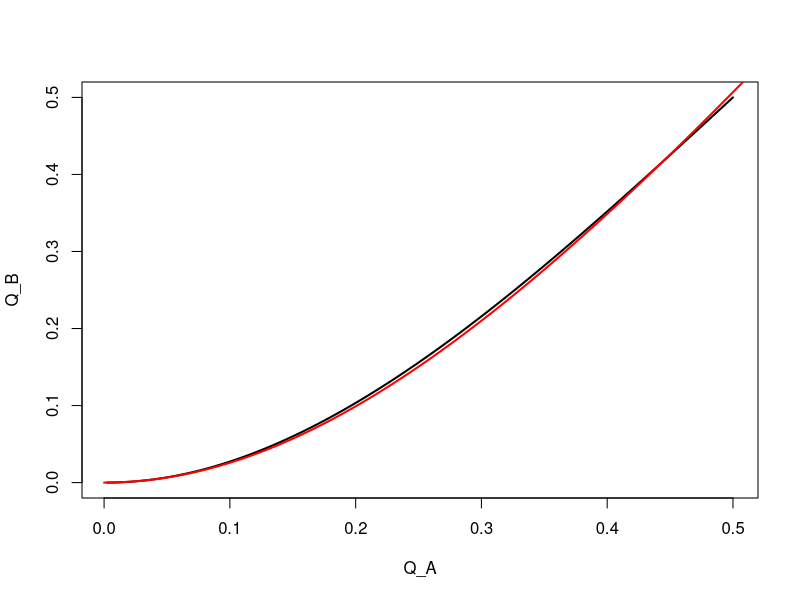
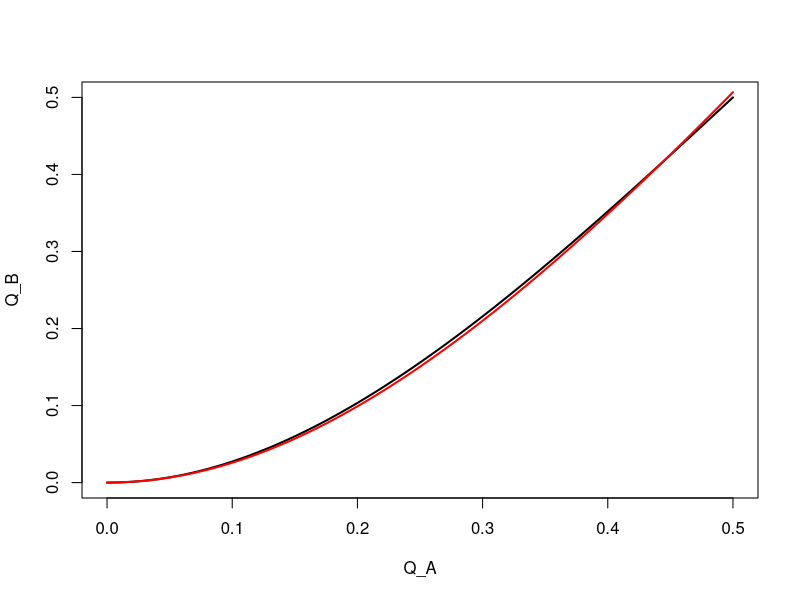
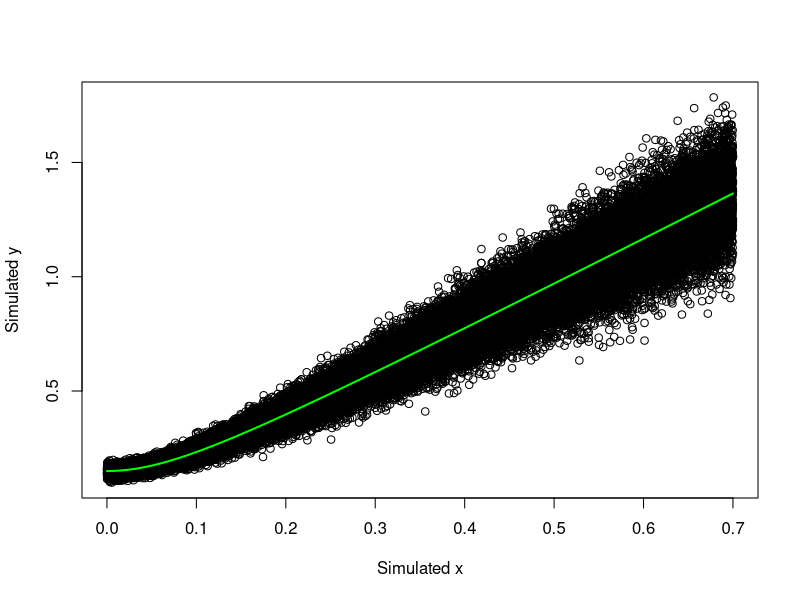

Reproduce these figures in R, in order.

##### This code accompanies paper: https://www.scirp.org/journal/paperinformation?paperid=146129 #####
##### Copyright © 2025 Piotr Lewczuk. All rights reserved. ###########################################

##### Confirmation of the H. Reiber's original approximation
erfc = function(x) {2*pnorm(x*sqrt(2), lower.tail=F)}

za = seq(0, 2, 0.01)
erfc_za = 0.5 * erfc(za)
zb = 1.5 * za
erfc_zb = 0.5 * erfc(zb)

## Reiber's original parameters (1994)
a=c=0.8736
b=0.4087

qb_fit = a/b * sqrt(za^2 + b^2) - c
plot(erfc_za, erfc_zb, type="l", xlab="Q_A", ylab="Q_B", lwd=2)
lines(za, qb_fit, col="red", lwd=2)


### The same with inverse erfc ###
erfcinv = function(x) {qnorm(x/2, lower.tail=F)/sqrt(2)}
x = seq(0, 0.5, 0.01)
y = 0.5 * erfc(1.5 * erfcinv(2*x))
plot(x,y, type="l", xlab="Q_A", ylab="Q_B", lwd=2)
qb_fit_inv = a/b * sqrt(x^2 + b^2) - c
lines(x, qb_fit_inv, col="red", lwd=2)



########## A Simulated Dataset with a constant CV = 10% of y ##########
set.seed(1234)

## True parameters:
a_true = 0.2
b_true = 0.1
c_true = 0.05


x = seq(1e-4, 0.7, length=5e4)
y = a_true/b_true*sqrt(x^2 + b_true^2) - c_true

## introducing Normal noise in the outcome y
y = rnorm(5e4, y, 0.1*y)
plot(x,y, xlab="Simulated x", ylab="Simulated y")


############### Parametrization with Levenberg-Marquardt ###############
a=0.001; b=0.001; c=0.001

converged = F
iter = 0
lbd = 1e-3
epsi = 100

resid = function(a,b,c) {return(y - a/b*sqrt(x^2 + b^2) + c)}

while(!converged) {
  iter = iter + 1
  
  ## elements of the Jacobian mx
  J1 = 1/b * sqrt(x^2 + b^2)
  J2 = -a*x^2*(b^2*sqrt(x^2 + b^2))^(-1)
  J3 = -1
  J = matrix(rbind(J1, J2, J3), byrow=T, ncol=3)
  
  ## updating term, h
  h = solve(t(J) %*% J + diag(lbd, 3)) %*% t(J) %*% resid(a,b,c)
  
  ## LM criterion
  if (norm(resid(a,b,c), "2") > norm(resid(a+h[1], b+h[2], c+h[3]), "2"))
  {lbd = lbd/epsi}
  else {
    while (norm(resid(a,b,c), "2") < norm(resid(a+h[1], b+h[2], c+h[3]), "2"))
    {lbd = lbd*epsi
    h = solve(t(J) %*% J + diag(lbd, 3)) %*% t(J) %*% resid(a,b,c)}}
  
  ## updating of the parameters
  a = a + h[1]
  b = b + h[2]
  c = c + h[3]
  
  ## check for convergence
  converged = norm(h, "2") < 1e-12}


RSS = sum(resid(a,b,c)^2)

## Covariance mx at the convergence
(Cov_mx = RSS/(length(x)-3+1)*solve(t(J) %*% J))

cat("Numb. of iterations:", iter)

## Point Estimates and the St. Errors:
cat("a_hat:", a, "\t se_a_hat:", sqrt(diag(Cov_mx))[1])
cat("b_hat:", b, "\t se_b_hat:", sqrt(diag(Cov_mx))[2])
cat("c_hat:", c, "\t se_c_hat:", sqrt(diag(Cov_mx))[3])

## plotting the estimated curve
xx = seq(1e-4, 0.7, length=1000)
lines(xx, (a/b*sqrt(xx^2 + b^2) - c), col="green", lwd=2)



